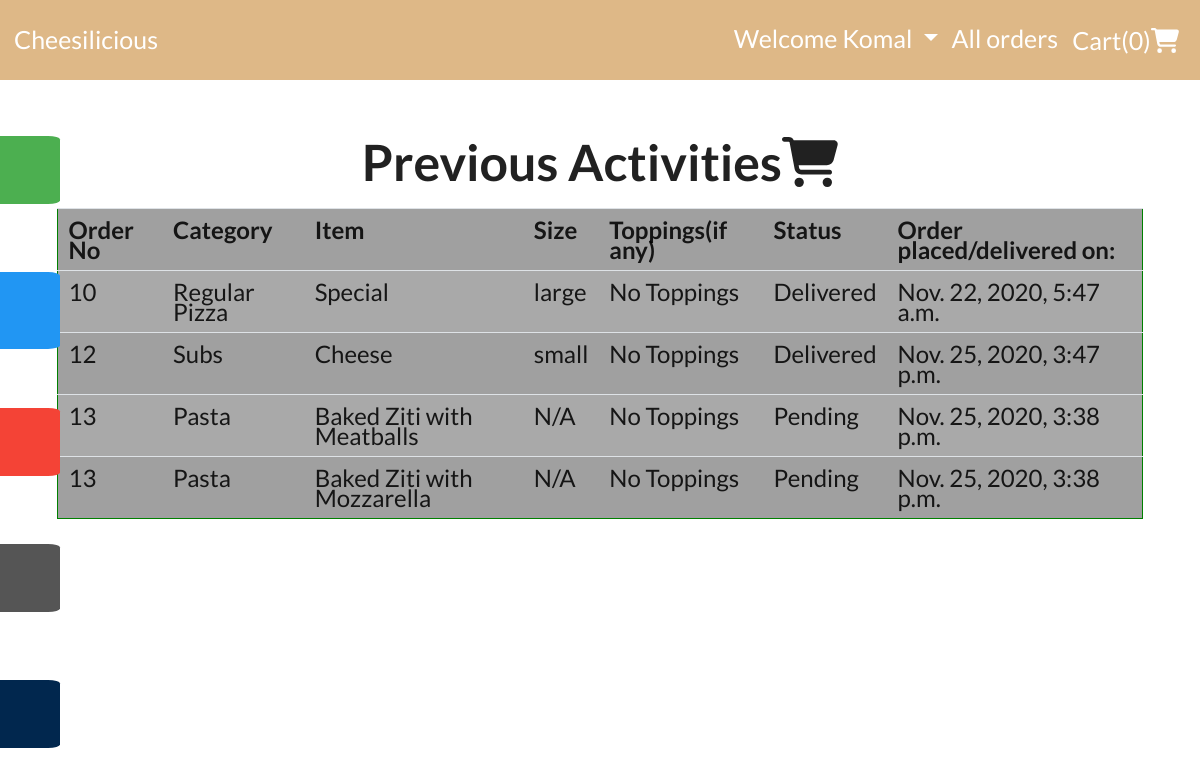
The app's page /see_order_status (signed in) with its own data.
### orders/models.py (models this page shows, shortened)
class CartItem(models.Model):
  user_id=models.IntegerField()
  order_no=models.IntegerField(null=True,blank=True)
  category = models.CharField(max_length=64)
  subcategory=models.CharField(max_length=64)
  price=models.DecimalField(max_digits=5,decimal_places=2)
  size=models.CharField(max_length=10,default='N/A')
  topping1=models.CharField(max_length=64,null=True,blank=True)
  topping2=models.CharField(max_length=64,null=True,blank=True)
  topping3=models.CharField(max_length=64,null=True,blank=True)
  topping4=models.CharField(max_length=64,null=True,blank=True)
  topping5=models.CharField(max_length=64,null=True,blank=True)

class Placed_Order(models.Model):
  STATUS=(('Pending','Pending'),('Delivered','Delivered'))
  order_no=models.IntegerField()
  user_id=models.IntegerField()
  status=models.CharField(max_length=10,choices=STATUS,default='Pending')
  date_time=models.DateTimeField(auto_now=True)

### orders/views.py (the view, shortened to what this page needs)
# urls.py: path('see_order_status',views.see_order_status,name='see_order_status'),
def see_order_status(request):
    if not request.user.is_authenticated:
        messages.add_message(request,messages.WARNING,'Please login first.')
        return HttpResponseRedirect(reverse('login'))
    get_all_orders = Placed_Order.objects.filter(user_id=request.user.id)
    contents=[]
    if get_all_orders:
        for order in get_all_orders:
            ord_no=order.order_no
            orders=CartItem.objects.filter(order_no=ord_no)
            for o in orders:
                cont={}
                cont['order_no'] = ord_no
                cont['status'] = order.status
                cont['date_time'] = order.date_time
                cont['category']=o.category
                cont['subcategory']=o.subcategory
                cont['size'] = o.size
                cont['price'] = o.price
                contents.append(cont)
    else:
        contents=[]
    items = CartItem.objects.filter(user_id= request.user.id, order_no= None)
    len1 = 0
    if items:
        len1 = len(items)
    return render(request,'orders/see_order_status.html',{'contents':contents, 'length':len1})

### orders/templates/orders/see_order_status.html (shortened to what this page needs)
{% extends "orders/base.html" %}
{% block content %}
  <div class="conatiner-fluid">
    {% if not contents %}
    <h1 class='toptext text-center' style="margin-left: 3%; font-size: 50px;"> Previous Activity<i class='fa fa-shopping-cart'></i></h1>
    <h3 class='toptext text-center'> No orders placed! <i class='far fa-frown'></i></h3>
    <div class="row" style="margin-left: 45%; margin-top: 2%;">
      <a href='{% url "index" %}'> <button class='btn btn-primary' style='color:black;text-decoration:none; font-size: 30px;'> Order Now!<i class="far fa-grin-beam"></i></button></a>
    </div>
  {% else %}
  <div class="container">
    <h1 class='toptext text-center' style="font-size: 50px;"> Previous Activities<i class='fa fa-shopping-cart'></i></h1>
    <table class='table table-striped table-hover' style="padding-right: 5%; padding-left: 5%; font-size: 20px; background-color: #A9A9A9;">
      <tr>
        <th> Order No</th>
        <th> Category</th>
        <th> Item </th>
        <th> Size</th>
        <th> Toppings(if any)</th>
        <th> Status </th>
        <th> Order placed/delivered on:</th>
      </tr>
        {% for con in contents %}
          <tr>
            <td> {{con.order_no}}</td>
            <td> {{con.category}}</td>
            <td> {{con.subcategory}}</td>
            <td> {{con.size}}</td>
            <td>
              {% if 'topping1' in con %}
                {{con.topping1}}
                {% if 'topping2' in con %}
                  ,{{con.topping2}}
                  {% if 'topping3' in con %}
                    ,{{ con.topping3 }}
                    {% if 'topping4' in con %}
                      ,{{ con.topping4 }}
                      {% if 'topping5' in con %}
                        ,{{ con.topping5 }}
                      {%endif%}
                    {% endif %}
                  {%endif%}
                {%endif%}
              {% else %}
                No Toppings
              {% endif %}
            </td>
            <td> {{con.status}}</td>
            <td> {{con.date_time}}</td>
          </tr>
        {% endfor %}
    </table>
  </div>
  {% endif %}
  </div>
{% endblock content %}

### orders/templates/orders/base.html (shortened to what this page needs)
{% load static %}
<!DOCTYPE html>
<html lang="en">
<head>
  <link rel="stylesheet" href="https://maxcdn.bootstrapcdn.com/bootstrap/4.0.0/css/bootstrap.min.css">
  <link rel="stylesheet" href="https://cdnjs.cloudflare.com/ajax/libs/font-awesome/4.7.0/css/font-awesome.min.css">
  <link rel="stylesheet" href="https://cdnjs.cloudflare.com/ajax/libs/semantic-ui/2.4.1/semantic.min.css">
  <link rel="stylesheet" href="{% static 'orders/base.css' %}"/>
</head>
<body>
    <div>
    <nav class="navbar navbar-expand-lg navbar-dark" style="background-color: burlywood; font-size:20px;">
      <a class="navbar-brand" href="/" style="font-size: 25px;"> Cheesilicious </a>
      <div class="navbar-collapse collapse" id="navbarNavDropdown">
          <ul class="navbar-nav ml-auto">
              {% if user.username %}
              <li class="nav-item dropdown">
                <a class='nav-link active dropdown-toggle' href="#" id="navbarDropdown" role="button" data-toggle="dropdown" aria-haspopup="true" aria-expanded="false" style="font-size: 25px;"> Welcome {{user.first_name}} </a>
              </li>
              {% if user.is_superuser %}
                <li class="nav-item"><a class="nav-link active" href="{% url 'curr_orders' %}" style="font-size: 25px;">All orders</a></li>
              {% endif %}
              <li class='nav-item'><a class='nav-link active' href='{% url "checkout" %}'style="font-size: 25px;">Cart(<span>{{ length }}</span>)<i class='fa fa-shopping-cart'></i></a>
              {% else %}
              <li class="nav-item active"><a class="nav-link" href="{% url 'signup' %}" style="font-size: 25px;">Sign Up</a></li>
              <li class="nav-item active"><a class="nav-link" href="{% url 'login' %}" style="font-size: 25px;">Login</a></li>
              {% endif %}
          </ul>
        </div>
      </nav>
    <div id="mySidenav" class="sidenav">
      <a href="{% url 'faq' %}" id="FAQ">FAQ</a>
      <a href="{% url 'index' %}" id="menu">Menu <i class="material-icons">restaurant</i></a>
      <a href="{% url 'home' %}" id="projects">Home</a>
      <a href="{% url 'contact' %}" id="contact">Contact Us</a>
      <a href="{% url 'reviews' %}" id="reviews">Reviews</a>
    </div>
      </div>
    <div class="container-fluid px-5">
      {% block content %}
    {% endblock content %}
    </div>
  </body>
</html>

### orders/static/orders/base.css (style rules this page uses)
body { background-image: url('./images/1.jpg'); width:100%; height:100%; background-size:cover; background-attachment:fixed; background-color: inherit; }
.navbar { min-height: 80px; }
.navbar-brand { height: 60px; line-height: 50px; }
.table-striped { border: 1px solid green; }
#mySidenav a { padding: 2%; width: 20%; text-decoration: none; color: white; border-radius: 0 5% 5% 0; }
#FAQ { top: 30%; background-color: #4CAF50; }
#menu { top: 40%; background-color: #2196F3; }
#projects { top: 50%; background-color: #f44336; }
#contact { top: 60%; background-color: #555 }
@media (min-width:768px ) and (min-height:400px) { #mySidenav a { position: absolute; left: -15%; transition: 0.3s; padding: 2%; width: 20%; text-decoration: none; color: white; border-radius: 0 5% 5% 0; } }
@media (min-width:768px ) and (min-height:400px) { #FAQ { top: 17%; background-color: #4CAF50; } }
@media (min-width:768px ) and (min-height:400px) { #menu { top: 34%; background-color: #2196F3; } }
@media (min-width:768px ) and (min-height:400px) { #projects { top: 51%; background-color: #f44336; } }
@media (min-width:768px ) and (min-height:400px) { #contact { top: 68%; background-color: #555 } }
@media (min-width:768px ) and (min-height:400px) { #reviews { top: 85%; background-color: #01274e } }
@media (min-width:768px ) and (min-height:400px) { tr { font-size: larger; } }
@media (min-width:768px ) and (min-height:400px) { .toptext { font-weight:bold ; font-size: xx-large; } }
h1 { font-size:25px; text-align: left; }
.container { padding-top: 50px; }

### records on screen
CartItem: category "Regular Pizza", subcategory "Special", size "large"
Placed_Order: status "Delivered", date_time "Nov. 22, 2020, 5:47 a.m."
CartItem: category "Subs", subcategory "Cheese", size "small"
Placed_Order: status "Delivered", date_time "Nov. 25, 2020, 3:47 p.m."
CartItem: category "Pasta", subcategory "Baked Ziti with Meatballs", size "N/A"
Placed_Order: status "Pending" "Pending", date_time "Nov. 25, 2020, 3:38 p.m." "Nov. 25, 2020, 3:38 p.m."
CartItem: category "Pasta", subcategory "Baked Ziti with Mozzarella", size "N/A"

### other values on screen
{{ user.first_name }} "Komal"
{{ length }} "0"
{{ con.order_no }} "10" "12" "13" "13"
